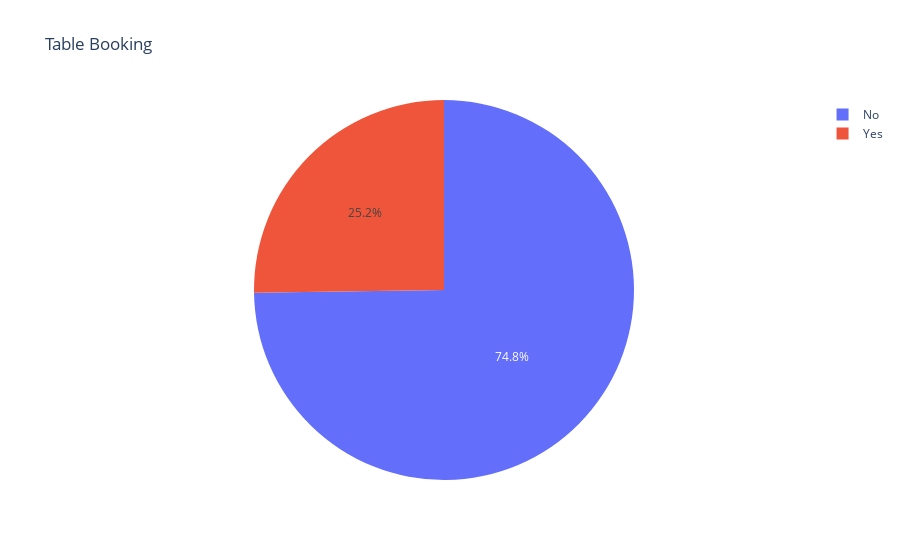

The cell this chart's notebook holds for it:
### Code cell
df=idf["Booking"].value_counts()
fig = px.pie(values=df.values, names=df.index, title='Table Booking')
py.iplot(fig)

### Figure 1 — Plotly figure (JSON) as saved in the notebook; plotly's stock layout.template omitted (floating-point values rounded to 4 significant figures)
{"data": [{"domain": {"x": [0.0, 1.0], "y": [0.0, 1.0]}, "hovertemplate": "label=%{label}<br>value=%{value}<extra></extra>", "labels": ["No", "Yes"], "legendgroup": "", "name": "", "showlegend": true, "type": "pie", "values": [18058, 6093]}], "layout": {"legend": {"tracegroupgap": 0}, "title": {"text": "Table Booking"}}}
